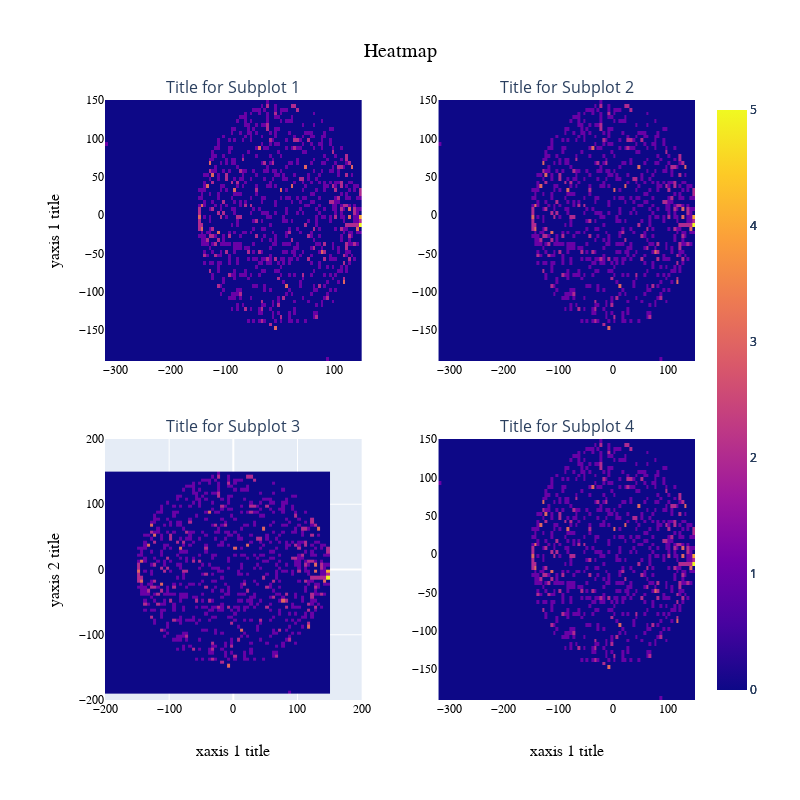

This figure's notebook cell:
### Code cell
n = 4

directory = 'BUILD/ROOT/'

csv_1 = 'root0.csv'
csv_2 = 'root1.csv'
csv_3 = 'root2.csv'
csv_4 = 'root4.csv'

x_branch = "X_axis"
y_branch = 'Y_axis'

title = "Heatmap"
x_label = r"$ \large{ \text{X Axis ejemplo} \ (m^2)} $"
y_label = r"$ \large{ \text{Y Axis ejemplo} \ (cm^2)} $"

width  = 800
height = 800

heatmap(n, directory, csv_1, csv_2, csv_3, csv_4, x_branch, y_branch, title, x_label, y_label, width, height)

### Figure 1 — Plotly figure (JSON) as saved in the notebook; plotly's stock layout.template omitted (floating-point values rounded to 4 significant figures; data arrays with more than 128 entries replaced by an {"elided": "..."} marker saying what was removed)
{"data": [{"type": "histogram2d", "x": {"elided": "925 float values"}, "xaxis": "x", "xbins": {"size": 5}, "y": {"elided": "925 float values"}, "yaxis": "y", "ybins": {"size": 5}}, {"type": "histogram2d", "x": {"elided": "925 float values"}, "xaxis": "x2", "xbins": {"size": 5}, "y": {"elided": "925 float values"}, "yaxis": "y2", "ybins": {"size": 5}}, {"type": "histogram2d", "x": {"elided": "925 float values"}, "xaxis": "x3", "xbins": {"size": 5}, "y": {"elided": "925 float values"}, "yaxis": "y3", "ybins": {"size": 5}}, {"type": "histogram2d", "x": {"elided": "925 float values"}, "xaxis": "x4", "xbins": {"size": 5}, "y": {"elided": "925 float values"}, "yaxis": "y4", "ybins": {"size": 5}}], "layout": {"annotations": [{"font": {"size": 16}, "showarrow": false, "text": "Title for Subplot 1", "x": 0.2175, "xanchor": "center", "xref": "paper", "y": 1, "yanchor": "bottom", "yref": "paper"}, {"font": {"size": 16}, "showarrow": false, "text": "Title for Subplot 2", "x": 0.7825, "xanchor": "center", "xref": "paper", "y": 1, "yanchor": "bottom", "yref": "paper"}, {"font": {"size": 16}, "showarrow": false, "text": "Title for Subplot 3", "x": 0.2175, "xanchor": "center", "xref": "paper", "y": 0.435, "yanchor": "bottom", "yref": "paper"}, {"font": {"size": 16}, "showarrow": false, "text": "Title for Subplot 4", "x": 0.7825, "xanchor": "center", "xref": "paper", "y": 0.435, "yanchor": "bottom", "yref": "paper"}], "height": 800, "margin": {"b": 100, "l": 105, "r": 105, "t": 100}, "title": {"font": {"color": "Black", "family": "Merriweather", "size": 20}, "text": "Heatmap", "x": 0.5, "xanchor": "center", "yanchor": "middle"}, "width": 800, "xaxis": {"anchor": "y", "domain": [0, 0.435], "tickfont": {"color": "Black", "family": "Merriweather", "size": 12}, "title": {"standoff": 30}}, "xaxis2": {"anchor": "y2", "domain": [0.565, 1], "tickfont": {"color": "Black", "family": "Merriweather", "size": 12}, "title": {"standoff": 30}}, "xaxis3": {"anchor": "y3", "domain": [0, 0.435], "range": [-200, 200], "tickfont": {"color": "Black", "family": "Merriweather", "size": 12}, "title": {"font": {"color": "Black", "family": "Merriweather", "size": 16}, "standoff": 30, "text": "xaxis 1 title"}}, "xaxis4": {"anchor": "y4", "domain": [0.565, 1], "tickfont": {"color": "Black", "family": "Merriweather", "size": 12}, "title": {"font": {"color": "Black", "family": "Merriweather", "size": 16}, "standoff": 30, "text": "xaxis 1 title"}}, "yaxis": {"anchor": "x", "domain": [0.565, 1], "tickfont": {"color": "Black", "family": "Merriweather", "size": 12}, "title": {"font": {"color": "Black", "family": "Merriweather", "size": 16}, "standoff": 15, "text": "yaxis 1 title"}}, "yaxis2": {"anchor": "x2", "domain": [0.565, 1], "tickfont": {"color": "Black", "family": "Merriweather", "size": 12}, "title": {"standoff": 15}}, "yaxis3": {"anchor": "x3", "domain": [0, 0.435], "range": [-200, 200], "tickfont": {"color": "Black", "family": "Merriweather", "size": 12}, "title": {"font": {"color": "Black", "family": "Merriweather", "size": 16}, "standoff": 15, "text": "yaxis 2 title"}}, "yaxis4": {"anchor": "x4", "domain": [0, 0.435], "tickfont": {"color": "Black", "family": "Merriweather", "size": 12}, "title": {"standoff": 15}}}}
